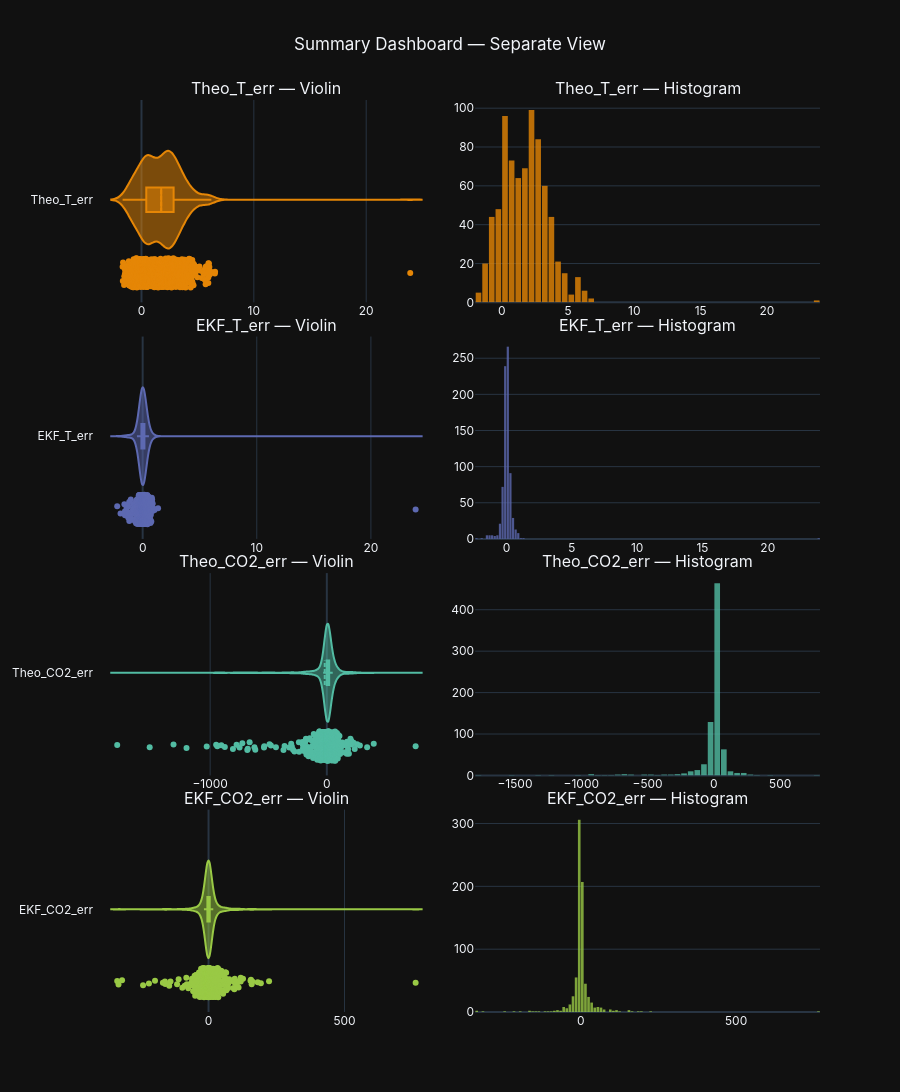

The cell this chart's notebook holds for it:
### Markdown cell above
## 6 · Error Distribution (data_wrangling)

### Code cell
err_df = pd.DataFrame({
    'Theo_T_err': err_theo_T,
    'EKF_T_err': err_ekf_T,
    'Theo_CO2_err': err_theo_C,
    'EKF_CO2_err': err_ekf_C
})

di = DataInspector()
di.df = err_df
di.summary_plot(
    columns=['Theo_T_err', 'EKF_T_err', 'Theo_CO2_err', 'EKF_CO2_err'],
    numeric_plots=['violin', 'histogram'],
    separate_plots=True
)

### Figure 1 — Plotly figure (JSON) as saved in the notebook; plotly's stock layout.template omitted (floating-point values rounded to 4 significant figures; data arrays with more than 128 entries replaced by an {"elided": "..."} marker saying what was removed)
{"data": [{"box": {"visible": true}, "marker": {"color": "rgb(229, 134, 6)"}, "meanline": {"visible": true}, "name": "Theo_T_err", "points": "all", "showlegend": false, "type": "violin", "x": {"elided": "768 float values"}, "xaxis": "x", "yaxis": "y"}, {"marker": {"color": "rgb(229, 134, 6)"}, "name": "Theo_T_err", "opacity": 0.8, "showlegend": false, "type": "histogram", "x": {"elided": "768 float values"}, "xaxis": "x2", "yaxis": "y2"}, {"box": {"visible": true}, "marker": {"color": "rgb(93, 105, 177)"}, "meanline": {"visible": true}, "name": "EKF_T_err", "points": "all", "showlegend": false, "type": "violin", "x": {"elided": "768 float values"}, "xaxis": "x3", "yaxis": "y3"}, {"marker": {"color": "rgb(93, 105, 177)"}, "name": "EKF_T_err", "opacity": 0.8, "showlegend": false, "type": "histogram", "x": {"elided": "768 float values"}, "xaxis": "x4", "yaxis": "y4"}, {"box": {"visible": true}, "marker": {"color": "rgb(82, 188, 163)"}, "meanline": {"visible": true}, "name": "Theo_CO2_err", "points": "all", "showlegend": false, "type": "violin", "x": {"elided": "768 float values"}, "xaxis": "x5", "yaxis": "y5"}, {"marker": {"color": "rgb(82, 188, 163)"}, "name": "Theo_CO2_err", "opacity": 0.8, "showlegend": false, "type": "histogram", "x": {"elided": "768 float values"}, "xaxis": "x6", "yaxis": "y6"}, {"box": {"visible": true}, "marker": {"color": "rgb(153, 201, 69)"}, "meanline": {"visible": true}, "name": "EKF_CO2_err", "points": "all", "showlegend": false, "type": "violin", "x": {"elided": "768 float values"}, "xaxis": "x7", "yaxis": "y7"}, {"marker": {"color": "rgb(153, 201, 69)"}, "name": "EKF_CO2_err", "opacity": 0.8, "showlegend": false, "type": "histogram", "x": {"elided": "768 float values"}, "xaxis": "x8", "yaxis": "y8"}], "layout": {"annotations": [{"font": {"size": 16}, "showarrow": false, "text": "Theo_T_err — Violin", "x": 0.2375, "xanchor": "center", "xref": "paper", "y": 1, "yanchor": "bottom", "yref": "paper"}, {"font": {"size": 16}, "showarrow": false, "text": "Theo_T_err — Histogram", "x": 0.7625, "xanchor": "center", "xref": "paper", "y": 1, "yanchor": "bottom", "yref": "paper"}, {"font": {"size": 16}, "showarrow": false, "text": "EKF_T_err — Violin", "x": 0.2375, "xanchor": "center", "xref": "paper", "y": 0.7406, "yanchor": "bottom", "yref": "paper"}, {"font": {"size": 16}, "showarrow": false, "text": "EKF_T_err — Histogram", "x": 0.7625, "xanchor": "center", "xref": "paper", "y": 0.7406, "yanchor": "bottom", "yref": "paper"}, {"font": {"size": 16}, "showarrow": false, "text": "Theo_CO2_err — Violin", "x": 0.2375, "xanchor": "center", "xref": "paper", "y": 0.4812, "yanchor": "bottom", "yref": "paper"}, {"font": {"size": 16}, "showarrow": false, "text": "Theo_CO2_err — Histogram", "x": 0.7625, "xanchor": "center", "xref": "paper", "y": 0.4812, "yanchor": "bottom", "yref": "paper"}, {"font": {"size": 16}, "showarrow": false, "text": "EKF_CO2_err — Violin", "x": 0.2375, "xanchor": "center", "xref": "paper", "y": 0.2219, "yanchor": "bottom", "yref": "paper"}, {"font": {"size": 16}, "showarrow": false, "text": "EKF_CO2_err — Histogram", "x": 0.7625, "xanchor": "center", "xref": "paper", "y": 0.2219, "yanchor": "bottom", "yref": "paper"}], "bargap": 0.15, "font": {"family": "Inter, sans-serif"}, "height": 1200, "showlegend": false, "title": {"text": "Summary Dashboard — Separate View", "x": 0.5}, "xaxis": {"anchor": "y", "domain": [0, 0.475]}, "xaxis2": {"anchor": "y2", "domain": [0.525, 1]}, "xaxis3": {"anchor": "y3", "domain": [0, 0.475]}, "xaxis4": {"anchor": "y4", "domain": [0.525, 1]}, "xaxis5": {"anchor": "y5", "domain": [0, 0.475]}, "xaxis6": {"anchor": "y6", "domain": [0.525, 1]}, "xaxis7": {"anchor": "y7", "domain": [0, 0.475]}, "xaxis8": {"anchor": "y8", "domain": [0.525, 1]}, "yaxis": {"anchor": "x", "domain": [0.7781, 1]}, "yaxis2": {"anchor": "x2", "domain": [0.7781, 1]}, "yaxis3": {"anchor": "x3", "domain": [0.5187, 0.7406]}, "yaxis4": {"anchor": "x4", "domain": [0.5187, 0.7406]}, "yaxis5": {"anchor": "x5", "domain": [0.2594, 0.4812]}, "yaxis6": {"anchor": "x6", "domain": [0.2594, 0.4812]}, "yaxis7": {"anchor": "x7", "domain": [0, 0.2219]}, "yaxis8": {"anchor": "x8", "domain": [0, 0.2219]}}}
